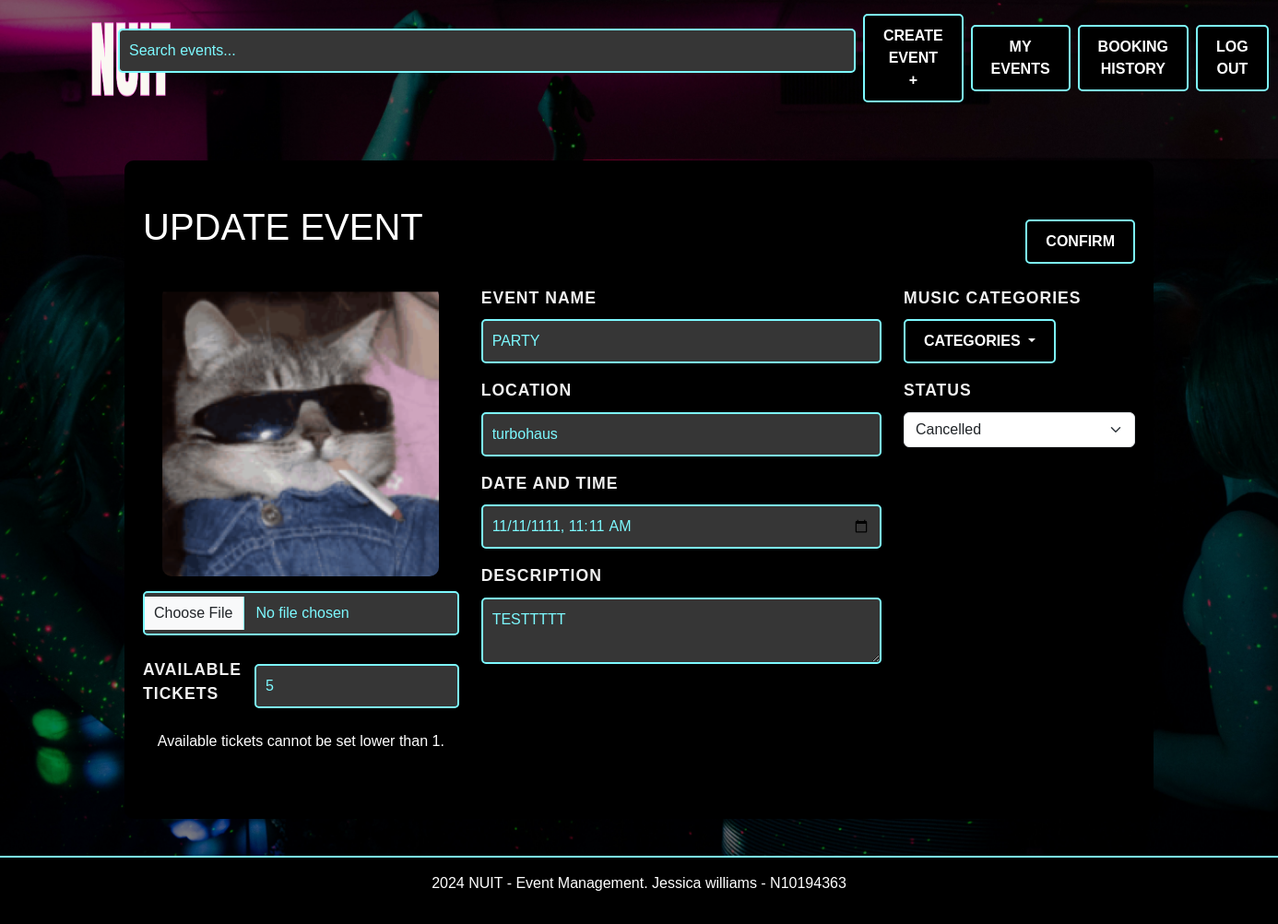
The page /update-event/1 (signed in) on the database as committed earlier.
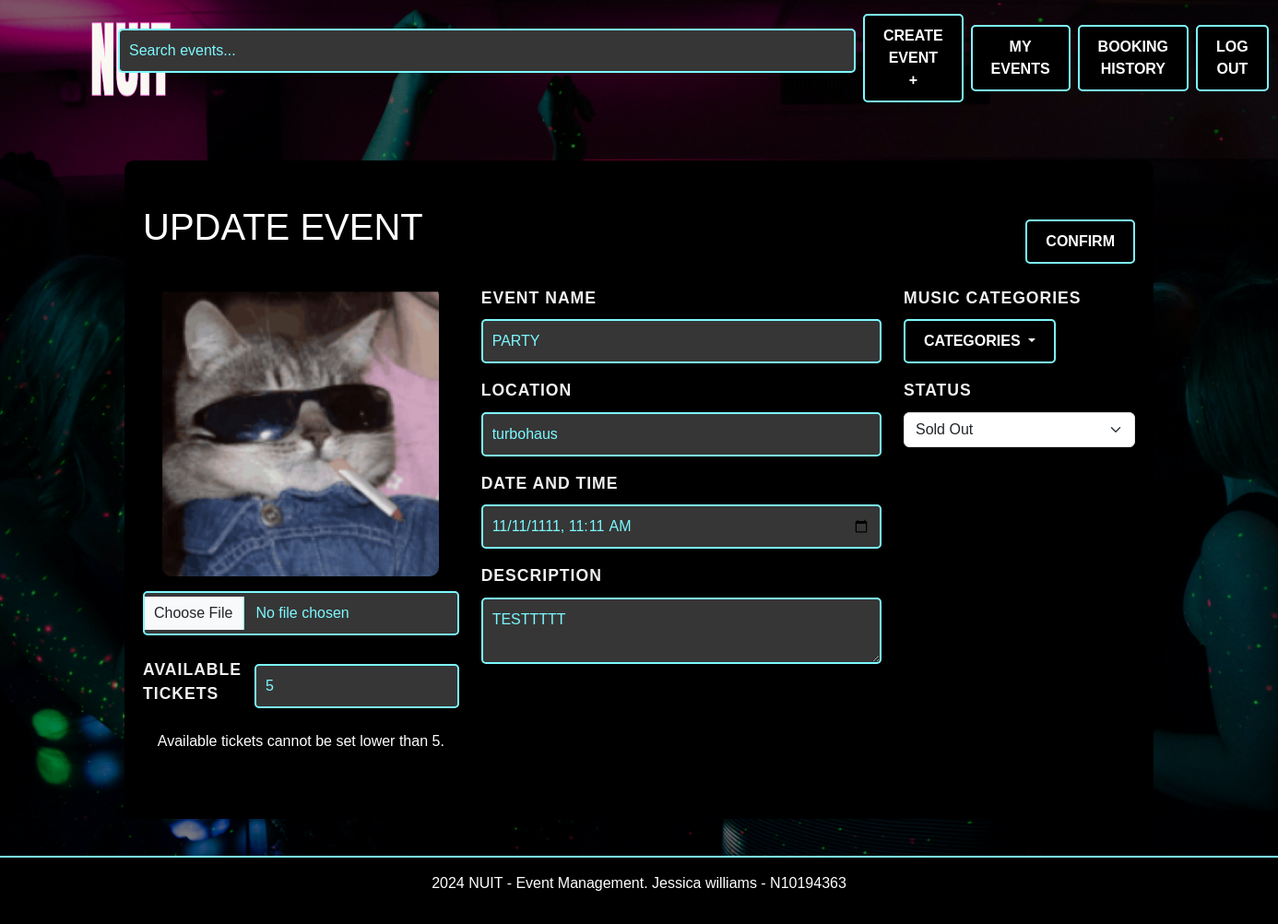
The same page on the database as committed later.
### website/models.py (models this page shows, shortened)
class Event(db.Model):
    id = db.Column(db.Integer, primary_key=True)
    name = db.Column(db.String(100), nullable=False)
    location = db.Column(db.String(100), nullable=False)
    date = db.Column(db.DateTime, nullable=False)
    description = db.Column(db.Text, nullable=True)
    available_tickets = db.Column(db.Integer, nullable=False)
    categories = db.Column(db.String(200), nullable=False)
    status = db.Column(db.String(200), default="Tickets available", nullable=False)
    image = db.Column(db.String(100), nullable=True)
    creator_id = db.Column(db.Integer, db.ForeignKey('user.id'), nullable=False)
    comments = db.relationship('Comment', backref='event', lazy=True)
    bookings = db.relationship('Booking', backref='event', lazy=True)

### website/events.py (the view, shortened to what this page needs)
@event_bp.route('/update-event/<int:event_id>', methods=['GET', 'POST'])
@login_required
def update_event(event_id):
    event = Event.query.get_or_404(event_id)
    if event.creator_id != current_user.id:
        flash("You can only edit your own events, naughty! 😡", "danger")
        return redirect(url_for('main.index'))
    tickets_booked = sum(booking.quantity for booking in event.bookings)
    event_form = EventForm(obj=event)
    return render_template('update_event.html', event_form=event_form, event=event, tickets_booked=tickets_booked)

### website/__init__.py (called while the page is built)
def create_app():
    app = Flask(__name__)  # this is the name of the module/package that is calling this app
    app.debug = True
    app.secret_key = 'somesecretkey'
    app.config['SQLALCHEMY_DATABASE_URI'] = 'sqlite:///sitedata.sqlite'
    db.init_app(app)
    Bootstrap5(app)
    login_manager = LoginManager()
    login_manager.login_view = 'auth.login'
    login_manager.init_app(app)
    UPLOAD_FOLDER = 'website/static/img'
    app.config['UPLOAD_FOLDER'] = UPLOAD_FOLDER
    from .models import User
    @login_manager.user_loader
    def load_user(user_id):
       return db.session.scalar(db.select(User).where(User.id==user_id))
    from . import views
    app.register_blueprint(views.main_bp)
    from . import auth
    app.register_blueprint(auth.auth_bp)
    from .events import event_bp
    app.register_blueprint(event_bp)
    return app

### website/templates/update_event.html (shortened to what this page needs)
{% extends "base.html" %} {% from "bootstrap5/form.html" import render_form %}
{% block content %}
<div class="container mt-5">
  <div class="section-background">
    <form
      method="POST"
      action="{{ url_for('event_bp.update_event', event_id=event.id) }}"
      enctype="multipart/form-data"
    >
      <div class="row d-flex justify-content-between align-items-center">
        <div class="col-md-6">
          <h1>UPDATE EVENT</h1>
        </div>
        <div class="col-md-6 d-flex justify-content-end mt-4">
          {{ event_form.hidden_tag() }} {{ event_form.submit(class="btn") }}
        </div>
      </div>
      <div class="row d-flex align-items-stretch mt-4">
        <div
          class="col-md-4 d-flex flex-column justify-content-center align-items-center"
        >
          <img
            src="{{ url_for('static', filename=event.image.replace('website/static/', '')) }}"
            alt="Event Image"
            class="img-fluid"
            style="max-width: 100%; border-radius: 10px"
          />
          <div class="mt-3" style="width: 100%; text-align: center">
            {{ event_form.image(class="form-control") }}
          </div>
          <div
            class="mb-3 mt-4 d-flex align-items-center justify-content-between"
            style="width: 100%"
          >
            {{ event_form.available_tickets.label(class="form-label") }} {{
            event_form.available_tickets(class="form-control", min="1") }}
          </div>
          <p>
            Available tickets cannot be set lower than {{ tickets_booked }}.
          </p>
        </div>
        <div class="col-md-5 d-flex flex-column">
          <div class="mb-3">
            {{ event_form.name.label(class="form-label") }} {{
            event_form.name(class="form-control") }}
          </div>
          <div class="mb-3">
            {{ event_form.location.label(class="form-label") }} {{
            event_form.location(class="form-control") }}
          </div>
          <div class="mb-3">
            {{ event_form.date.label(class="form-label") }} {{
            event_form.date(class="form-control", type="datetime-local") }}
          </div>
          <div class="mb-3">
            {{ event_form.description.label(class="form-label") }} {{
            event_form.description(class="form-control") }}
          </div>
        </div>
        <div class="col-md-3">
          <div class="mb-3">
            <label for="categories" class="form-label">Music Categories</label>
            <div class="dropdown">
              <button
                class="btn btn-secondary dropdown-toggle"
                type="button"
                id="categoriesDropdown"
                data-bs-toggle="dropdown"
                aria-expanded="false"
              >
                Categories
              </button>
            </div>
          </div>
          <div class="mb-3">
            {{ event_form.status.label(class="form-label") }} {{
            event_form.status(class="form-select") }}
          </div>
        </div>
      </div>
    </form>
  </div>
</div>
{% endblock %}

Rows that differ between the two databases and show on the page:
changed Event "PARTY": status "Cancelled" → "Sold Out"
Other text that changed with them:
{{ tickets_booked }}: "1" → "5"
